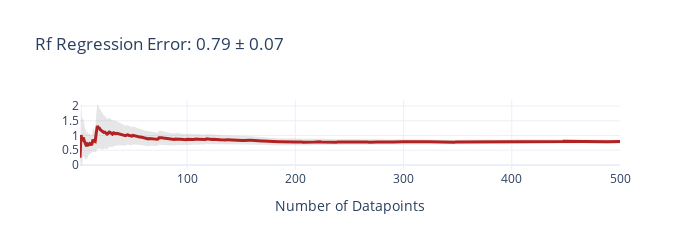
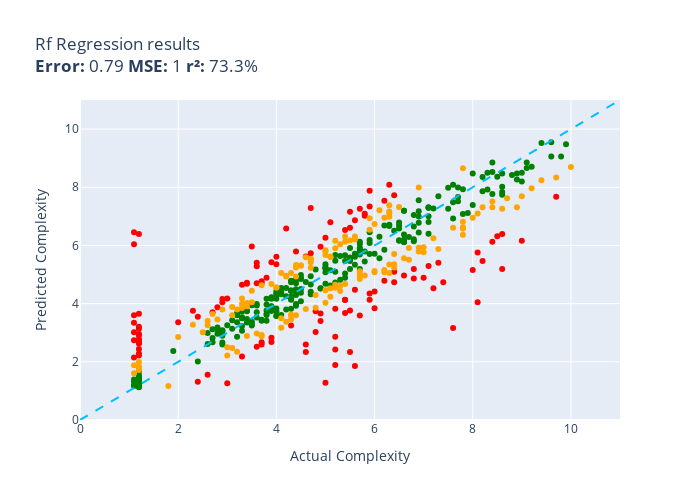

Here is the notebook cell these charts were saved with, in order:
### Code cell
def rf_regression(item):
    feature_vals = get_features(item)
    feature_df = pd.DataFrame([feature_vals])
    prediction = rf_model.predict(feature_df)
    return float(prediction[0])

evaluate(rf_regression, test)

### Figure 1 — Plotly figure (JSON) as saved in the notebook; plotly's stock layout.template omitted (floating-point values rounded to 4 significant figures; data arrays with more than 128 entries replaced by an {"elided": "..."} marker saying what was removed)
{"data": [{"fill": "toself", "fillcolor": "rgba(128,128,128,0.2)", "hoverinfo": "skip", "line": {"color": "rgba(255,255,255,0)"}, "name": "95% CI", "showlegend": false, "type": "scatter", "x": {"elided": "1000 int values"}, "y": {"elided": "1000 float values"}}, {"customdata": {"elided": "500x1 float values"}, "hovertemplate": "n=%{x}<br>Avg Error=%{y:,.2f}<br>±95% CI=%{customdata[0]:,.2f}<extra></extra>", "line": {"color": "firebrick", "width": 3}, "mode": "lines", "name": "Cumulative Avg Error", "type": "scatter", "x": {"elided": "500 int values"}, "y": {"elided": "500 float values"}}], "layout": {"height": 250, "showlegend": false, "title": {"text": "Rf Regression Error: 0.79 ± 0.07"}, "width": 700, "xaxis": {"title": {"text": "Number of Datapoints"}}}}

### Figure 2 — Plotly figure (JSON) as saved in the notebook; plotly's stock layout.template omitted (floating-point values rounded to 4 significant figures; data arrays with more than 128 entries replaced by an {"elided": "..."} marker saying what was removed)
{"data": [{"customdata": {"elided": "246x1 str values"}, "hovertemplate": "%{customdata[0]}<extra></extra>", "legendgroup": "green", "marker": {"color": "green", "size": 6, "symbol": "circle"}, "mode": "markers", "name": "green", "orientation": "v", "showlegend": true, "type": "scatter", "x": {"elided": "246 float values"}, "xaxis": "x", "y": {"elided": "246 float values"}, "yaxis": "y"}, {"customdata": [["const processConfig = (config) => {\n    ...<br>Guess=8.1 Actual=6.3"], ["() => {\n    var tok = this.expect('filte...<br>Guess=3.7 Actual=4.8"], ["(params) => {\n        var algorithm = pa...<br>Guess=5.5 Actual=8.2"], ["const checkGroup = (nodes) => {\n        ...<br>Guess=6.5 Actual=1.1"], ["(s) => {\r\n\t\t\ts = tinymce.trim(s);\r\n\r\n\t\t\t...<br>Guess=6.4 Actual=1.2"], ["const bintooctoutput = (bin) => {\n  var ...<br>Guess=7.5 Actual=6.2"], ["const is_crossDomain = (url) => {\n    va...<br>Guess=3.8 Actual=5.5"], ["(rm, oRoadMap, oStep, aAdditionalClasses...<br>Guess=6.1 Actual=8.4"], ["const getWeight = (labels, labelWeight) ...<br>Guess=3.6 Actual=1.1"], ["const parse = (sValue) => {\n\t\t\t\tsValue =...<br>Guess=7.3 Actual=5.9"], ["(req, res) => {\n    var params = URL.par...<br>Guess=2.3 Actual=1.2"], ["const default_deduplicator = (objectA, o...<br>Guess=2.6 Actual=3.7"], ["const initClient = (client) => {\n  var w...<br>Guess=3.0 Actual=4.8"], ["(start, end, points, iMap, resultPolygon...<br>Guess=7.2 Actual=5.5"], ["const getFormatterResults = () => {\n    ...<br>Guess=3.6 Actual=1.2"], ["(type, args, obj) => {\n        var pageC...<br>Guess=6.6 Actual=5.5"], ["const makeFunctionWrapper = (original, f...<br>Guess=3.0 Actual=1.2"], ["const translateTemplates = (templates) =...<br>Guess=6.0 Actual=4.9"], ["(config) => {\n            config = confi...<br>Guess=4.8 Actual=6.2"], ["const isKeyword = (id) => {\n        swit...<br>Guess=3.2 Actual=7.6"], ["const getConfigElement = (name) => {\n   ...<br>Guess=3.4 Actual=2.0"], ["const checkForSpaces = (node) => {\n     ...<br>Guess=4.1 Actual=5.4"], ["(value) => {\n        switch (values.type...<br>Guess=2.4 Actual=5.2"], ["const makeEvent = (entry, hostname) => {...<br>Guess=2.4 Actual=1.2"], ["(legend, item) => {\n\t\t\tvar spacing = leg...<br>Guess=5.4 Actual=7.3"], ["(name, value, options) => {\n    var cook...<br>Guess=2.2 Actual=3.3"], ["const buildViewAttribsSpecial = ( attNam...<br>Guess=7.7 Actual=9.7"], ["const isGlob = (candidate) => {\n  if (ty...<br>Guess=3.0 Actual=1.1"], ["const reducer = () => {\n    var state = ...<br>Guess=4.4 Actual=6.0"], ["( args, value, obj ) => {\n\t\targs    = ar...<br>Guess=1.9 Actual=5.6"], ["const tableFromMethods = (methodsArr) =>...<br>Guess=2.9 Actual=1.2"], ["() => {\n        var self = this;\n\n      ...<br>Guess=5.6 Actual=4.6"], ["(language_slug, project_slug, resource_s...<br>Guess=6.4 Actual=8.6"], ["const isValid = (type, value) => {\n     ...<br>Guess=6.3 Actual=8.5"], ["(cells, reflow) => {\n    var columnIndex...<br>Guess=5.4 Actual=3.6"], ["const runQuery = (cursorFactory, filter,...<br>Guess=7.1 Actual=5.8"], ["const _gpfDispatchEvent = (event, params...<br>Guess=5.6 Actual=4.0"], ["() => {\n\t\tvar ti, p, source;\n\n\t\tif(this....<br>Guess=6.3 Actual=5.0"], ["(elems, context) => {\n            var ol...<br>Guess=2.7 Actual=3.9"], ["(column,isInv) => {\r\n\t\t\tvar mult = [];\t\r...<br>Guess=3.8 Actual=5.2"], ["const verify = (node) => {\n            c...<br>Guess=4.7 Actual=3.4"], ["(e, target) => {\n      var pointer = thi...<br>Guess=4.7 Actual=3.3"], ["const getBaseParams = (params, base) => ...<br>Guess=2.7 Actual=3.7"], ["const extractToText = (strings) => {\r\n\t\t...<br>Guess=5.2 Actual=8.6"], ["const init = (domainManager) => {\n    _d...<br>Guess=4.1 Actual=5.9"], ["const processIssueHtml = (element) => {\n...<br>Guess=4.7 Actual=3.4"], ["(qName, data, opts) => {\n    var q = que...<br>Guess=2.2 Actual=1.2"], ["const createAPIDoneHook = (done, ctx) =>...<br>Guess=3.7 Actual=4.9"], ["const prop = (dest, pd, src, isrc, ndflt...<br>Guess=5.2 Actual=8.0"], ["const arraySample = (arr, num, remove) =...<br>Guess=5.7 Actual=4.7"], ["(inline) => {\n  var attrs;\n  switch (inl...<br>Guess=4.9 Actual=7.0"], ["const through2 = (construct) => {\n  retu...<br>Guess=4.2 Actual=3.0"], ["() => {\n      switch (this.type) {\n     ...<br>Guess=2.6 Actual=4.6"], ["(transaction, event) => {\n        var su...<br>Guess=3.2 Actual=4.3"], ["(p, angle) => {\n\t    p = point(p);\n     ...<br>Guess=6.8 Actual=5.1"], ["const abortHandshake = (websocket, strea...<br>Guess=3.9 Actual=2.8"], ["const throttleMiddleware = (request, res...<br>Guess=4.0 Actual=2.9"], ["const followPath = (path, loop) => {\n   ...<br>Guess=5.8 Actual=4.4"], ["const Inputter = (options, components) =...<br>Guess=7.9 Actual=5.9"], ["( oState ) => {\n\t\tvar i, iLen, aCopy, iO...<br>Guess=3.8 Actual=6.0"], ["( nodeName, original, clone ) => {\n\t\tif ...<br>Guess=4.3 Actual=5.9"], ["const CleanValue = (config, value) => {\n...<br>Guess=6.2 Actual=9.0"], ["(pos, val) => {\n\n            var overlay...<br>Guess=4.7 Actual=6.4"], ["const reportCoverage = (cov) => {\n    //...<br>Guess=7.3 Actual=5.7"], ["( buffer, offset ) => {\n\n    offset = of...<br>Guess=6.9 Actual=5.6"], ["() => {\n\n            // Documented in de...<br>Guess=6.6 Actual=4.2"], ["const evaluateLatch = (resolver, options...<br>Guess=4.7 Actual=7.4"], ["const loadSchema = (schemaBasePath, full...<br>Guess=3.1 Actual=1.2"], ["const createContext = (params, onNext) =...<br>Guess=2.6 Actual=1.2"], ["const isNumericSubclass = ( t, t_min, t_...<br>Guess=7.3 Actual=4.7"], ["const resolveModule = (module) => {\n  de...<br>Guess=4.2 Actual=2.9"], ["const updateJXcoreExtensionImport = (con...<br>Guess=6.0 Actual=3.5"], ["() => {\n        var me = this,\n         ...<br>Guess=1.3 Actual=2.4"], ["(walk) => {\n        if (this.emitText(wa...<br>Guess=5.3 Actual=3.6"], ["const dsStatement = (statement) => {\n  s...<br>Guess=3.7 Actual=5.4"], ["(moduleCtrlPrivate, cb) => {\n           ...<br>Guess=6.5 Actual=5.4"], ["const negate = (m, dst) => {\n  dst = dst...<br>Guess=4.7 Actual=3.6"], ["const getBlocks = ( text ) => {\n\tvar blo...<br>Guess=4.5 Actual=7.2"], ["const advance = (id, t) => {\n        swi...<br>Guess=7.7 Actual=6.4"], ["const configure = (chart, options, chart...<br>Guess=5.2 Actual=6.8"], ["(image, x, y, options) => {\n        var ...<br>Guess=5.4 Actual=4.0"], ["const recreateError = (err) => {\n\tconst ...<br>Guess=5.3 Actual=7.1"], ["() => {\n      \n      var getDefaultValue...<br>Guess=2.5 Actual=3.6"], ["(options) => {\n        _.isString(option...<br>Guess=5.8 Actual=8.1"], ["const connectMutationObservers = () => {...<br>Guess=2.8 Actual=3.9"], ["( ev, element ) => {\n\t\t\tvar isLeftButton...<br>Guess=1.3 Actual=5.0"], ["() => {\n            if(errors.length) re...<br>Guess=2.6 Actual=1.2"], ["const logWrap = (level) => {\n    return ...<br>Guess=3.6 Actual=5.7"], ["const equals = (a, b) => {\n  var a0 = a[...<br>Guess=4.9 Actual=6.8"], ["const _createMethod = (definition, metho...<br>Guess=1.9 Actual=5.2"], ["const verifyMathExpressions = (expressio...<br>Guess=5.0 Actual=6.6"], ["const bindingUpdated = (value) => {\n    ...<br>Guess=5.4 Actual=3.9"], ["const getFieldInformations = (fieldName,...<br>Guess=3.8 Actual=2.3"], ["const isConstant = (node, inBooleanPosit...<br>Guess=4.0 Actual=8.1"], ["const setAlignAttributeToTableCells = ($...<br>Guess=4.8 Actual=3.7"], ["(response, statusCode, statusText) => {\n...<br>Guess=2.7 Actual=1.1"], ["const getDestinations = (rootTree, locat...<br>Guess=3.3 Actual=1.1"], ["const removeElement = ( element, enterTa...<br>Guess=2.3 Actual=5.5"], ["const pipeRunStep = () => {\n\t//Public AP...<br>Guess=2.8 Actual=1.2"], ["const esriFy = (properties, geometry, da...<br>Guess=3.2 Actual=1.2"], ["const GPT = ( options ) => {\n\n  if( !(th...<br>Guess=4.5 Actual=5.6"], ["const Node = (config) => {\n    RED.nodes...<br>Guess=5.1 Actual=6.4"], ["function preprocessCartForServer( {\n\tcou...<br>Guess=1.6 Actual=2.6"], ["const scriptLoader = (url, callback) => ...<br>Guess=1.3 Actual=3.0"], ["const getStyle = (element) => {\n    cons...<br>Guess=3.5 Actual=2.4"], ["const compareByOriginalPositions = (mapp...<br>Guess=2.3 Actual=4.6"], ["const countIf = () => {\n\t\tvar self = thi...<br>Guess=4.1 Actual=5.4"], ["( item, index ) => {\n        $.console.a...<br>Guess=4.7 Actual=3.7"], ["const aaObtainFurthestBlock = (p, format...<br>Guess=4.9 Actual=3.8"], ["const parseBindings = (bindings) => {\n  ...<br>Guess=2.9 Actual=5.2"], ["const serialize = (root) => {\n        //...<br>Guess=2.1 Actual=1.1"], ["const validStore = (store) => {\r\n    ret...<br>Guess=3.4 Actual=4.9"], ["const race$1 = (entries) => {\n  /*jshint...<br>Guess=2.8 Actual=1.2"], ["const getViewRoot = (source) => {\n\tconst...<br>Guess=7.0 Actual=5.8"], ["const importAll = (context) => {\n  const...<br>Guess=6.0 Actual=1.1"], ["const handleMessage = (peer, msg, callba...<br>Guess=3.7 Actual=2.7"]], "hovertemplate": "%{customdata[0]}<extra></extra>", "legendgroup": "red", "marker": {"color": "red", "size": 6, "symbol": "circle"}, "mode": "markers", "name": "red", "orientation": "v", "showlegend": true, "type": "scatter", "x": [6.3, 4.8, 8.2, 1.1, 1.2, 6.2, 5.5, 8.4, 1.1, 5.9, 1.2, 3.7, 4.8, 5.5, 1.2, 5.5, 1.2, 4.9, 6.2, 7.6, 2.0, 5.4, 5.2, 1.2, 7.3, 3.3, 9.7, 1.1, 6.0, 5.6, 1.2, 4.6, 8.6, 8.5, 3.6, 5.8, 4.0, 5.0, 3.9, 5.2, 3.4, 3.3, 3.7, 8.6, 5.9, 3.4, 1.2, 4.9, 8.0, 4.7, 7.0, 3.0, 4.6, 4.3, 5.1, 2.8, 2.9, 4.4, 5.9, 6.0, 5.9, 9.0, 6.4, 5.7, 5.6, 4.2, 7.4, 1.2, 1.2, 4.7, 2.9, 3.5, 2.4, 3.6, 5.4, 5.4, 3.6, 7.2, 6.4, 6.8, 4.0, 7.1, 3.6, 8.1, 3.9, 5.0, 1.2, 5.7, 6.8, 5.2, 6.6, 3.9, 2.3, 8.1, 3.7, 1.1, 1.1, 5.5, 1.2, 1.2, 5.6, 6.4, 2.6, 3.0, 2.4, 4.6, 5.4, 3.7, 3.8, 5.2, 1.1, 4.9, 1.2, 5.8, 1.1, 2.7], "xaxis": "x", "y": [8.09, 3.735, 5.465, 6.45, 6.39, 7.54, 3.765, 6.13, 3.598, 7.337, 2.285, 2.595, 3.025, 7.16, 3.65, 6.61, 2.96, 5.953, 4.784, 3.167, 3.358, 4.132, 2.423, 2.437, 5.403, 2.185, 7.675, 3.018, 4.421, 1.853, 2.905, 5.62, 6.39, 6.315, 5.403, 7.09, 5.613, 6.267, 2.678, 3.824, 4.687, 4.65, 2.675, 5.193, 4.132, 4.716, 2.22, 3.66, 5.155, 5.734, 4.886, 4.18, 2.593, 3.25, 6.795, 3.875, 4.05, 5.788, 7.88, 3.84, 4.345, 6.16, 4.738, 7.26, 6.87, 6.58, 4.735, 3.135, 2.65, 7.285, 4.158, 5.96, 1.315, 5.283, 3.68, 6.535, 4.705, 4.53, 7.725, 5.19, 5.35, 5.29, 2.52, 5.754, 2.83, 1.28, 2.63, 3.595, 4.868, 1.89, 4.97, 5.421, 3.754, 4.045, 4.77, 2.74, 3.34, 2.335, 2.765, 3.203, 4.475, 5.095, 1.555, 1.265, 3.549, 2.335, 4.123, 4.707, 4.887, 2.865, 2.145, 3.399, 2.75, 7.019, 6.04, 3.708], "yaxis": "y"}, {"customdata": {"elided": "138x1 str values"}, "hovertemplate": "%{customdata[0]}<extra></extra>", "legendgroup": "orange", "marker": {"color": "orange", "size": 6, "symbol": "circle"}, "mode": "markers", "name": "orange", "orientation": "v", "showlegend": true, "type": "scatter", "x": {"elided": "138 float values"}, "xaxis": "x", "y": {"elided": "138 float values"}, "yaxis": "y"}, {"hoverinfo": "skip", "line": {"color": "deepskyblue", "dash": "dash", "width": 2}, "mode": "lines", "name": "y = x", "showlegend": false, "type": "scatter", "x": [0, 11], "y": [0, 11]}], "layout": {"height": 500, "legend": {"title": {"text": "color"}, "tracegroupgap": 0}, "showlegend": false, "title": {"text": "Rf Regression results<br><b>Error:</b> 0.79 <b>MSE:</b> 1 <b>r²:</b> 73.3%"}, "width": 700, "xaxis": {"anchor": "y", "domain": [0, 1], "range": [0, 11], "title": {"text": "Actual Complexity"}}, "yaxis": {"anchor": "x", "domain": [0, 1], "range": [0, 11], "title": {"text": "Predicted Complexity"}}}}
